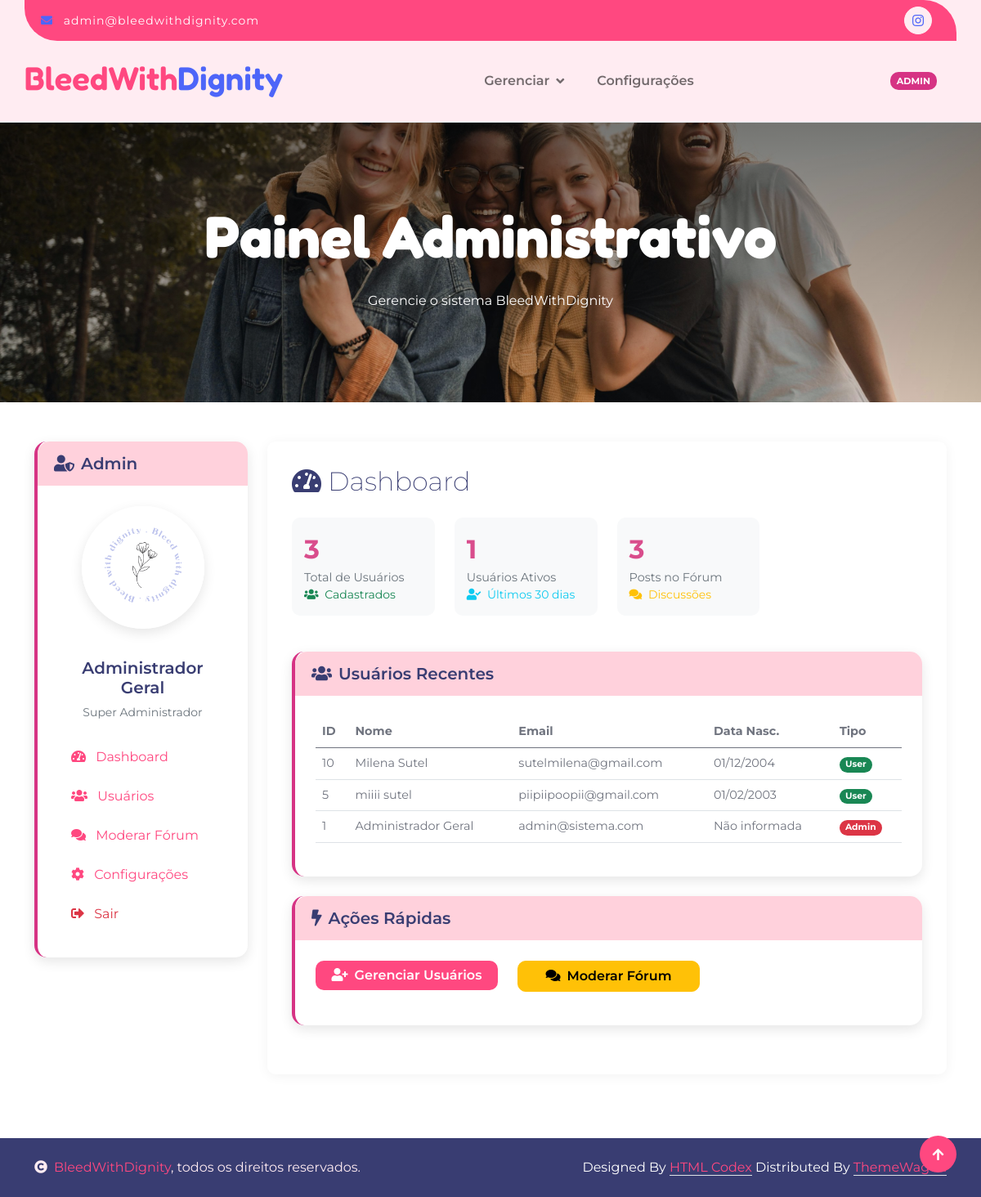
The page /adm/indexadm.php (signed in) on the database as committed earlier.
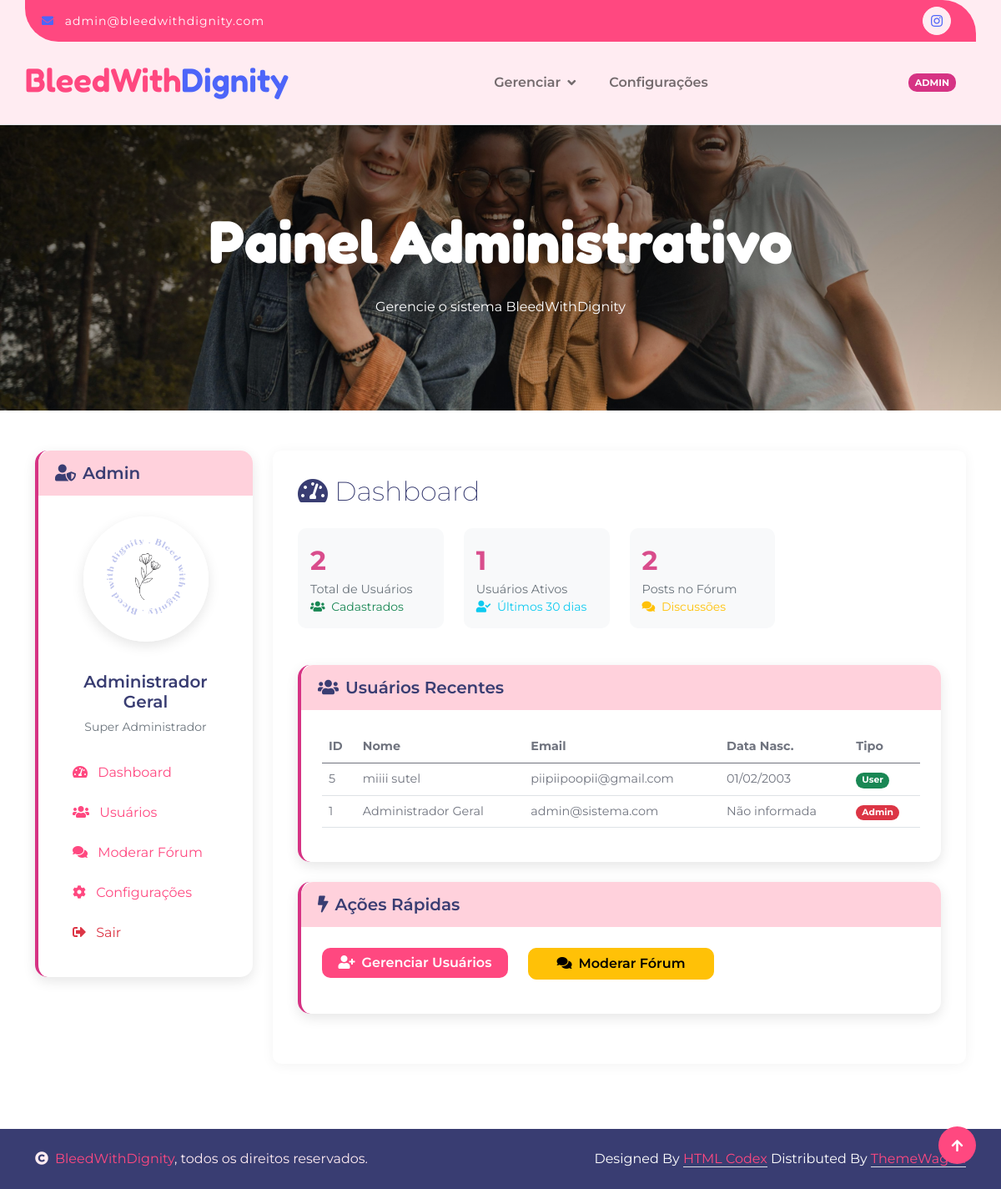
The same page on the database as committed later.
### tables this page shows
CREATE TABLE `users` (
  `user_id` int NOT NULL,
  `nome` varchar(100) NOT NULL,
  `email` varchar(255) NOT NULL,
  `email_confirmado` tinyint(1) DEFAULT '0',
  `Data_Nascimento` date DEFAULT NULL,
  `senha` varchar(100) NOT NULL,
  `tipo` enum('admin','user') NOT NULL,
  `foto_perfil` varchar(255) DEFAULT NULL
);

### adm/indexadm.php (the view, shortened to what this page needs)
<?php
include("../include/conexao.php");
$user_id = $_SESSION['user_id'];
$sql = "SELECT * FROM users WHERE user_id = ?";
$stmt = $mysqli->prepare($sql);
$stmt->bind_param("i", $user_id);
$stmt->execute();
$result = $stmt->get_result();
$admin = $result->fetch_assoc();
$sql_users = "SELECT COUNT(*) as total FROM users";
$result_users = $mysqli->query($sql_users);
$total_users = $result_users->fetch_assoc()['total'];
$sql_active_users = "SELECT COUNT(DISTINCT autor_id) as total FROM forum_posts WHERE data_postagem >= DATE_SUB(NOW(), INTERVAL 30 DAY)";
$result_active_users = $mysqli->query($sql_active_users);
$active_users = $result_active_users->fetch_assoc()['total'];
$sql_posts = "SELECT COUNT(*) as total FROM forum_posts";
$result_posts = $mysqli->query($sql_posts);
$total_posts = $result_posts->fetch_assoc()['total'];
$sql_recent_users = "SELECT user_id, nome, email, Data_Nascimento, tipo FROM users ORDER BY user_id DESC LIMIT 10";
$result_recent_users = $mysqli->query($sql_recent_users);
$recent_users = [];
while ($row = $result_recent_users->fetch_assoc()) {
    $recent_users[] = $row;
}
?>
<!DOCTYPE html>
<html lang="pt-br">
<head>
    <?php require("../include/referenciashead.php"); ?>
</head>
<body>
    <div class="container-fluid border-bottom bg-light wow fadeIn" data-wow-delay="0.1s">
        <div class="container topbar bg-primary d-none d-lg-block py-2" style="border-radius: 0 40px">
            <div class="d-flex justify-content-between">
                <div class="top-info ps-2">
                    <small class="me-3"><i class="fas fa-envelope me-2 text-secondary"></i>
                        <a href="#" class="text-white">admin@bleedwithdignity.com</a>
                    </small>
                </div>
                <div class="top-link pe-2">
                    <a href="" class="btn btn-light btn-sm-square rounded-circle">
                        <i class="fab fa-instagram text-secondary"></i>
                    </a>
                </div>
            </div>
        </div>
        <div class="container px-0">
            <nav class="navbar navbar-light navbar-expand-xl py-3">
                <a href="indexadm.php" class="navbar-brand">
                    <h1 class="text-primary display-6">BleedWith<span class="text-secondary">Dignity</span></h1>
                </a>
                <div class="collapse navbar-collapse" id="navbarCollapse">
                    <div class="navbar-nav d-flex flex-row mx-auto align-items-center">
                        <div class="nav-item dropdown mx-2">
                            <a href="#" class="nav-link dropdown-toggle" data-bs-toggle="dropdown">Gerenciar</a>
                        </div>
                        <a href="#configuracoes" class="nav-item nav-link mx-2">Configurações</a>
                    </div>
                    <div class="d-flex me-4">
                        <div id="phone-tada" class="d-flex align-items-center justify-content-center">
                            <span class="admin-badge">ADMIN</span>
                        </div>
                    </div>
                </div>
            </nav>
        </div>
    </div>
    <div class="container-fluid page-header py-5 wow fadeIn" data-wow-delay="0.1s">
        <div class="container text-center py-5">
            <h1 class="display-2 text-white mb-4">Painel Administrativo</h1>
            <p class="text-white">Gerencie o sistema BleedWithDignity</p>
        </div>
    </div>
    <div class="container-fluid py-5">
        <div class="container">
            <div class="row">
                <div class="col-md-3 mb-4">
                    <div class="profile-card wow fadeIn admin-card" data-wow-delay="0.1s">
                        <div class="profile-card-header">
                            <h5 class="mb-0"><i class="fas fa-user-shield me-2"></i>Admin</h5>
                        </div>
                        <div class="profile-card-body">
                            <div class="text-center mb-4">
                                <img src="../img/logo.png" alt="Admin" class="profile-avatar">
                                <h5 class="mt-3"><?php echo htmlspecialchars($admin['nome']); ?></h5>
                                <p class="text-muted small">Super Administrador</p>
                            </div>
                            <ul class="nav flex-column">
                                <li class="nav-item mb-2">
                                    <a class="nav-link active" href="#dashboard"><i class="fas fa-tachometer-alt me-2"></i> Dashboard</a>
                                </li>
                                <li class="nav-item mb-2">
                                    <a class="nav-link" href="#usuarios"><i class="fas fa-users me-2"></i> Usuários</a>
                                </li>
                                <li class="nav-item mb-2">
                                    <a class="nav-link" href="#forum"><i class="fas fa-comments me-2"></i> Moderar Fórum</a>
                                </li>
                                <li class="nav-item mb-2">
                                    <a class="nav-link" href="#configuracoes"><i class="fas fa-cog me-2"></i> Configurações</a>
                                </li>
                                <li class="nav-item mb-2">
                                    <a class="nav-link text-danger" href="../login/logout.php">
                                        <i class="fas fa-sign-out-alt me-2"></i> Sair
                                    </a>
                                </li>
                            </ul>
                        </div>
                    </div>
                </div>
                <div class="col-md-9">
                    <section id="dashboard" class="content-section">
                        <h2 class="mb-4 wow fadeIn" data-wow-delay="0.1s"><i class="fas fa-tachometer-alt me-2"></i>Dashboard</h2>
                        <div class="row stats-row wow fadeIn" data-wow-delay="0.2s">
                            <div class="col-md-3 mb-4">
                                <div class="admin-stats">
                                    <div class="stats-number"><?php echo $total_users; ?></div>
                                    <div class="stats-label">Total de Usuários</div>
                                    <div class="small text-success"><i class="fas fa-users me-1"></i> Cadastrados</div>
                                </div>
                            </div>
                            <div class="col-md-3 mb-4">
                                <div class="admin-stats">
                                    <div class="stats-number"><?php echo $active_users; ?></div>
                                    <div class="stats-label">Usuários Ativos</div>
                                    <div class="small text-info"><i class="fas fa-user-check me-1"></i> Últimos 30 dias</div>
                                </div>
                            </div>
                            <div class="col-md-3 mb-4">
                                <div class="admin-stats">
                                    <div class="stats-number"><?php echo $total_posts; ?></div>
                                    <div class="stats-label">Posts no Fórum</div>
                                    <div class="small text-warning"><i class="fas fa-comments me-1"></i> Discussões</div>
                                </div>
                            </div>
                        </div>
                        <div class="profile-card wow fadeIn admin-card mb-4" data-wow-delay="0.3s">
                            <div class="profile-card-header">
                                <h5 class="mb-0"><i class="fas fa-users me-2"></i>Usuários Recentes</h5>
                            </div>
                            <div class="profile-card-body">
                                <div class="table-responsive">
                                    <table class="table admin-table">
                                        <thead>
                                            <tr>
                                                <th>ID</th>
                                                <th>Nome</th>
                                                <th>Email</th>
                                                <th>Data Nasc.</th>
                                                <th>Tipo</th>
                                            </tr>
                                        </thead>
                                        <tbody>
                                            <?php foreach($recent_users as $user): ?>
                                            <tr>
                                                <td><?php echo $user['user_id']; ?></td>
                                                <td><?php echo htmlspecialchars($user['nome']); ?></td>
                                                <td><?php echo htmlspecialchars($user['email']); ?></td>
                                                <td><?php echo !empty($user['Data_Nascimento']) ? date('d/m/Y', strtotime($user['Data_Nascimento'])) : 'Não informada'; ?></td>
                                                <td>
                                                    <span class="badge bg-<?php echo $user['tipo'] == 'admin' ? 'danger' : 'success'; ?>">
                                                        <?php echo ucfirst($user['tipo']); ?>
                                                    </span>
                                                </td>
                                            </tr>
                                            <?php endforeach; ?>
                                        </tbody>
                                    </table>
                                </div>
                            </div>
                        </div>
                        <div class="profile-card wow fadeIn admin-card" data-wow-delay="0.5s">
                            <div class="profile-card-header">
                                <h5 class="mb-0"><i class="fas fa-bolt me-2"></i>Ações Rápidas</h5>
                            </div>
                            <div class="profile-card-body">
                                <div class="row">
                                    <div class="col-md-4 mb-3">
                                        <a href="#usuarios" class="btn btn-primary w-100">
                                            <i class="fas fa-user-plus me-2"></i>Gerenciar Usuários
                                        </a>
                                    </div>
                                    <div class="col-md-4 mb-3">
                                        <a href="#forum" class="btn btn-warning w-100">
                                            <i class="fas fa-comments me-2"></i>Moderar Fórum
                                        </a>
                                    </div>
                                </div>
                            </div>
                        </div>
                    </section>
                </div>
            </div>
        </div>
    </div>
    <?php
    require("../include/copyright.php");
    require("../include/bibliotecajava.php");
    ?>
</body>
</html>

### include/referenciashead.php (shortened to what this page needs)
<link rel="stylesheet" href="https://use.fontawesome.com/releases/v5.15.4/css/all.css"/>
<link href="https://cdn.jsdelivr.net/npm/bootstrap-icons@1.4.1/font/bootstrap-icons.css" rel="stylesheet">
<link href="../lib/animate/animate.min.css" rel="stylesheet">
<link href="../lib/lightbox/css/lightbox.min.css" rel="stylesheet">
<link href="../lib/owlcarousel/assets/owl.carousel.min.css" rel="stylesheet">
<link href="../css/bootstrap.min.css" rel="stylesheet">
<link href="../css/style.css" rel="stylesheet">

### include/copyright.php
<div class="container-fluid copyright bg-dark py-4">
        <div class="container">
            <div class="row">
                <div class="col-md-6 text-center text-md-start mb-3 mb-md-0">
                    <span class="text-light"><a href="#"><i class="fas fa-copyright text-light me-2"></i>BleedWithDignity</a>, todos os direitos reservados.</span>
                </div>
                <div class="col-md-6 my-auto text-center text-md-end text-white">
                    Designed By <a class="border-bottom" href="https://htmlcodex.com">HTML Codex</a> Distributed By <a class="border-bottom" href="https://themewagon.com">ThemeWagon</a>
                </div>
            </div>
        </div>
    </div>

### include/bibliotecajava.php (shortened to what this page needs)
<a href="#" class="btn btn-primary border-3 border-primary rounded-circle back-to-top"><i class="fa fa-arrow-up"></i></a>

### css/style.css (style rules this page uses)
.back-to-top { position: fixed; right: 30px; bottom: 30px; display: flex; width: 45px; height: 45px; align-items: center; justify-content: center; transition: 0.5s; z-index: 99; }
h1, h2, h3, .h1, .h2, .h3 { font-weight: 200; font-family: 'Montserrat', sans-serif; }
h4, h5, h6, .h4, .h5, .h6 { font-weight: 600; font-family: 'Montserrat', sans-serif; }
.display-1, .display-2, .display-3, .display-4, .display-5, .display-6 { font-weight: 700; font-family: 'Fredoka', sans-serif; }
.display-4, .display-5, .display-6 { font-weight: 600; }
.wow, .animated { animation-duration: 2s !important; }
.btn { font-weight: 600; transition: .5s; }
.btn-sm-square { width: 34px; height: 34px; }
.btn-square, .btn-sm-square, .btn-md-square, .btn-lg-square { padding: 0; display: flex; align-items: center; justify-content: center; font-weight: normal; }
.btn.btn-primary { border: 0; color: var(--bs-white); }
.topbar .top-info { font-size: medium; font-weight: 400; font-family: 'Montserrat', sans-serif; letter-spacing: 1px; display: flex; align-items: center; }
.topbar .top-link { display: flex; align-items: center; justify-content: center; }
.topbar .top-link a { margin-right: 10px; }
.navbar { border-bottom: 1px solid rgba(255, 255, 255, .1); }
.navbar .navbar-nav .nav-link { padding: 10px 12px; font-size: 16px; font-weight: 600; transition: .5s; }
.navbar .dropdown-toggle::after { border: none; content: "\f107"; font-family: "Font Awesome 5 Free"; font-weight: 700; vertical-align: middle; margin-left: 8px; }
.hero-header, .page-header { background: linear-gradient(rgba(0, 0, 0, 0.5), rgba(0, 0, 0, 0.05)), url(../img/fotos.jpg); background-position: center center; background-repeat: no-repeat; background-size: cover; }
.content-section { background-color: #fff; border-radius: 10px; padding: 30px; margin-bottom: 30px; box-shadow: 0 2px 15px rgba(0,0,0,0.05); }
.profile-avatar { width: 150px; height: 150px; border-radius: 50%; object-fit: cover; border: 5px solid #fff; box-shadow: 0 5px 15px rgba(0,0,0,0.1); margin-bottom: 20px; }
.profile-card { border-radius: 15px; box-shadow: 0 5px 15px rgba(0,0,0,0.1); margin-bottom: 30px; border: none; }
.profile-card-header { background-color: #FFD1DC; color: #333; border-radius: 15px 15px 0 0 !important; padding: 15px 20px; }
.profile-card-body { padding: 25px; }
.stats-number { font-size: 2rem; font-weight: 700; color: #D94D8C; }
.stats-label { color: #6c757d; font-size: 0.9rem; }
.admin-badge { background-color: #d63384; color: white; padding: 3px 8px; border-radius: 10px; font-size: 0.7rem; font-weight: bold; margin-left: 10px; }
.admin-card { border-left: 4px solid #d63384; }
.admin-stats { background-color: #f8f9fa; border-radius: 10px; padding: 15px; margin-bottom: 20px; }
.admin-table { font-size: 0.9rem; }

Rows that differ between the two databases and show on the page:
removed users: user_id "10", nome "Milena Sutel", email "sutelmilena@gmail.com", Data_Nascimento "01/12/2004", tipo "User"
Other text that changed with them:
$total_users: "3" → "2"
$total_posts: "3" → "2"
